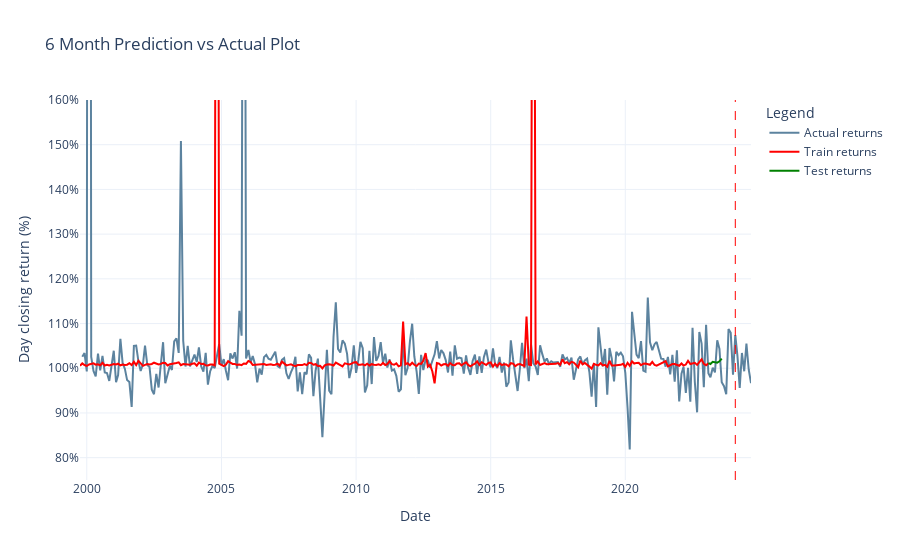

The notebook cell this image was saved under:
### Markdown cell above
#### Actual vs Prediction plot

### Code cell
generate_plot(df, y_train_pred_6m, y_test_pred_6m)

### Figure 1 — Plotly figure (JSON) as saved in the notebook; plotly's stock layout.template omitted (floating-point values rounded to 4 significant figures; data arrays with more than 128 entries replaced by an {"elided": "..."} marker saying what was removed)
{"data": [{"line": {"color": "#5c839f", "width": 2}, "mode": "lines", "name": "Actual returns", "x": {"elided": "300 str values"}, "y": {"elided": "300 float values"}, "type": "scatter"}, {"line": {"color": "red", "width": 2}, "mode": "lines", "name": "Train returns", "x": {"elided": "281 str values"}, "y": {"elided": "281 float values"}, "type": "scatter"}, {"line": {"color": "green", "width": 2}, "mode": "lines", "name": "Test returns", "x": ["2023-02-01", "2023-03-01", "2023-04-01", "2023-05-01", "2023-06-01", "2023-07-01", "2023-08-01", "2023-09-01", "2023-10-01", "2023-11-01", "2023-12-01", "2024-01-01", "2024-02-01", "2024-03-01", "2024-04-01", "2024-05-01", "2024-06-01", "2024-07-01", "2024-08-01", "2024-09-01"], "y": [1.011, 1.009, 1.014, 1.013, 1.013, 1.015, 1.022], "type": "scatter"}], "layout": {"shapes": [{"line": {"color": "red", "dash": "dash", "width": 1}, "type": "line", "x0": "2024-02-01", "x1": "2024-02-01", "xref": "x", "y0": 0, "y1": 1, "yref": "y domain"}], "yaxis": {"title": {"text": "Day closing return (%)"}, "tickformat": ".0%", "range": [0.75, 1.6]}, "title": {"text": "6 Month Prediction vs Actual Plot"}, "xaxis": {"title": {"text": "Date"}}, "legend": {"title": {"text": "Legend"}}}}
